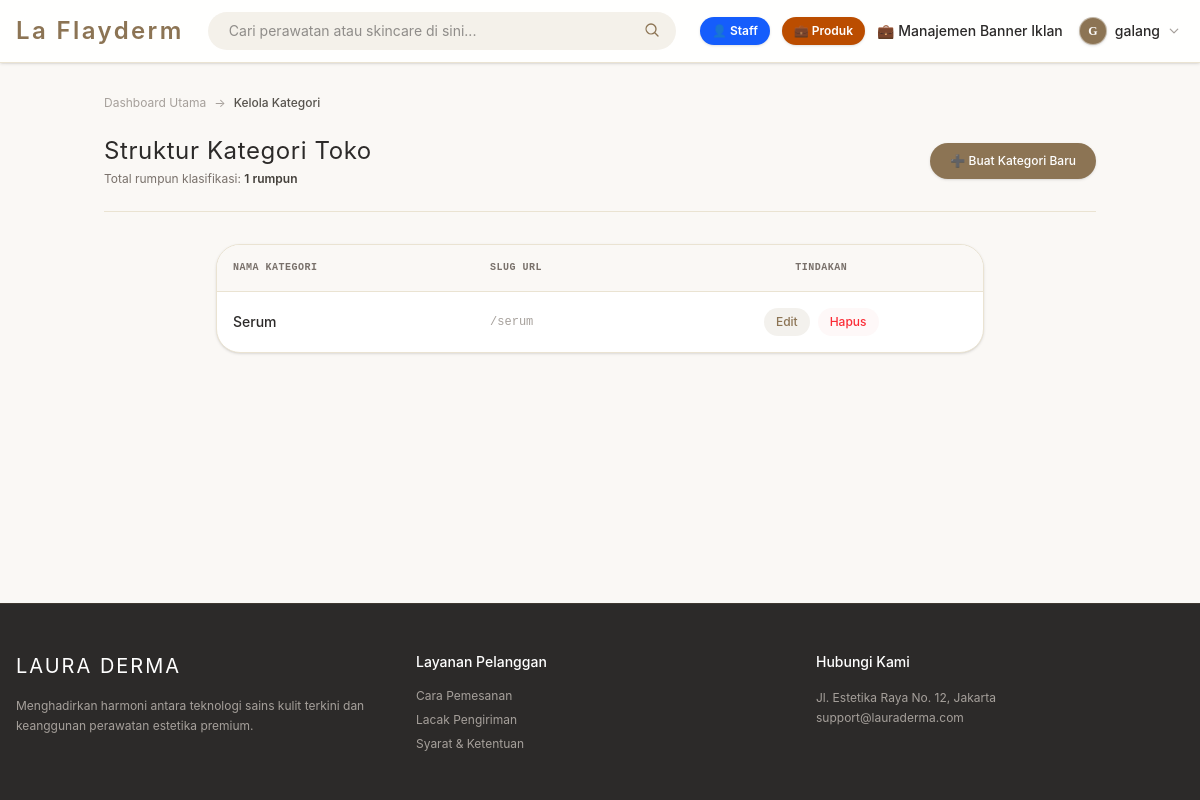
The app's page /dashboard/kategori/ (signed in), older data.
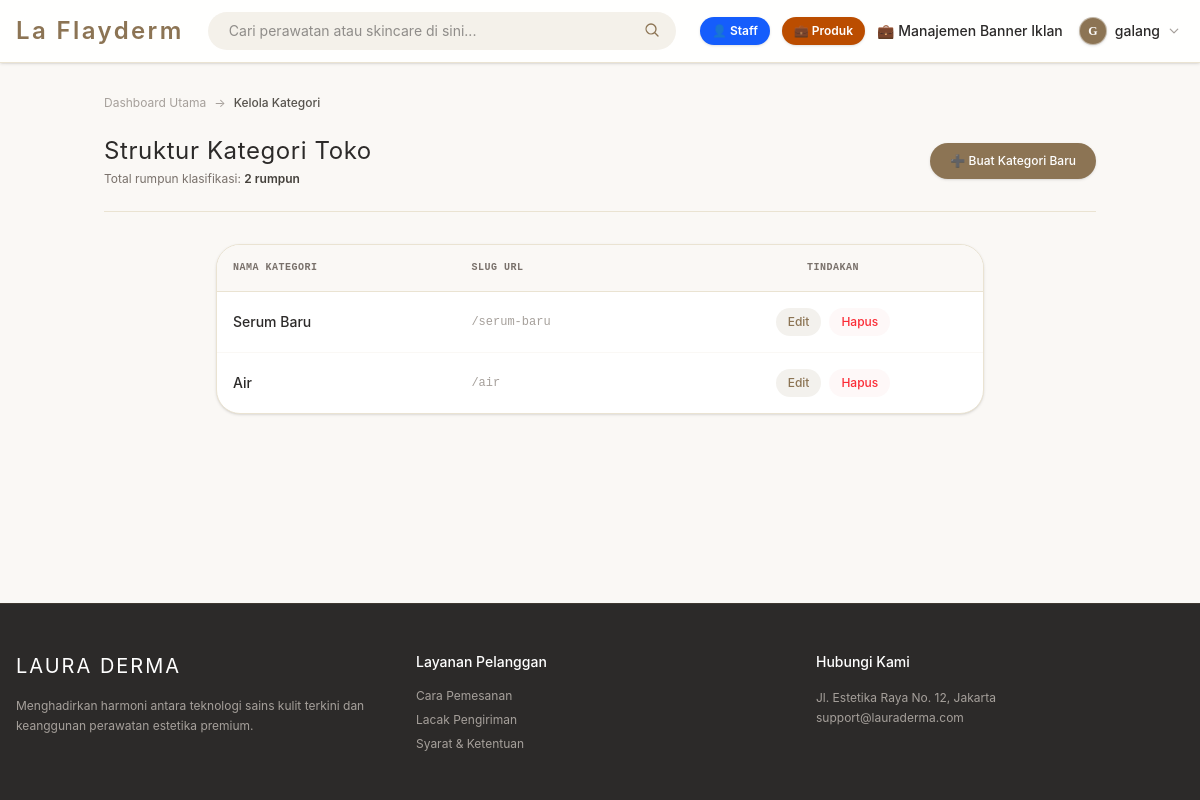
The same page, newer data.
### toko/models.py (models this page shows, shortened)
class Kategori(models.Model):
    nama = models.CharField(max_length=100)
    slug = models.SlugField(unique=True, max_length=150)
    class Meta:
        verbose_name_plural = "Kategori" # Agar di halaman admin tulisannya rapi

### toko/views.py (the view)
# urls.py: path('dashboard/kategori/', kelola_kategori_view, name='kelola_kategori'),
@login_required
def kelola_kategori_view(request):
    if not request.user.is_staff and not request.user.is_superuser:
        return HttpResponseForbidden()
    daftar_kategori = Kategori.objects.all()
    return render(request, 'kelola_kategori.html', {'daftar_kategori': daftar_kategori})

### toko/context_processors.py (called while the page is built)
def wishlist_count(request):
    if request.user.is_authenticated:
        count = Wishlist.objects.filter(user=request.user).count()
    else:
        count = 0
    return {'wish_count': count}

### templates/kelola_kategori.html (shortened to what this page needs)
{% extends 'base.html' %}
{% block content %}
<div class="max-w-5xl mx-auto px-4 py-8">
    <div class="mb-6 flex items-center gap-2 text-xs text-stone-400">
        <a href="{% url 'kelola_produk' %}" class="hover:text-[#8C7454] transition-colors">Dashboard Utama</a>
        <span>&rarr;</span>
        <span class="text-stone-600 font-medium">Kelola Kategori</span>
    </div>
    <div class="flex flex-col md:flex-row md:items-center justify-between gap-4 border-b border-[#EAE3D2] pb-6 mb-8">
        <div>
            <h1 class="text-2xl font-normal serif-font text-[#2C2A29] tracking-wide">Struktur Kategori Toko</h1>
            <p class="text-xs text-stone-500 mt-1">Total rumpun klasifikasi: <span class="font-semibold text-stone-700">{{ daftar_kategori|length }} rumpun</span></p>
        </div>
        <div>
            <button onclick="openKategoriModal()" class="bg-[#8C7454] text-white px-5 py-2.5 rounded-full text-xs font-medium hover:bg-[#735F43] transition-colors shadow-sm cursor-pointer flex items-center gap-1.5">
                ➕ Buat Kategori Baru
            </button>
        </div>
    </div>
    <div class="bg-white rounded-3xl border border-[#EAE3D2] overflow-hidden shadow-sm max-w-3xl mx-auto">
        <div class="overflow-x-auto">
            <table class="w-full text-left border-collapse text-sm">
                <thead>
                    <tr class="bg-[#FAF8F5] text-stone-500 border-b border-[#EAE3D2] uppercase text-[10px] tracking-wider font-mono">
                        <th class="p-4 font-semibold">Nama Kategori</th>
                        <th class="p-4 font-semibold">Slug URL</th>
                        <th class="p-4 font-semibold text-center">Tindakan</th>
                    </tr>
                </thead>
                <tbody class="divide-y divide-[#FAF8F5]">
                    {% for kategori in daftar_kategori %}
                    <tr class="hover:bg-stone-50/40 transition-colors">
                        <td class="p-4 font-medium text-[#2C2A29]">{{ kategori.nama }}</td>
                        <td class="p-4 font-mono text-xs text-stone-400">/{{ kategori.slug }}</td>
                        <td class="p-4 text-center flex items-center justify-center gap-2">
                            <button type="button"
                                    onclick="openEditKategoriModal(this)"
                                    data-id="{{ kategori.id }}"
                                    data-nama="{{ kategori.nama }}"
                                    class="text-[#8C7454] hover:text-white font-medium text-xs bg-[#8C7454]/10 hover:bg-[#8C7454] px-3 py-1.5 rounded-full transition-all cursor-pointer">
                                Edit
                            </button>
                            <a href="{% url 'hapus_kategori' kategori.id %}"
                               onclick="return confirm('Apakah Anda yakin ingin menghapus kategori &quot;{{ kategori.nama }}&quot;? Sistem akan menolak jika masih ada produk yang menggunakan kategori ini.')"
                               class="text-red-500 hover:text-red-700 font-medium text-xs hover:underline bg-red-50/50 hover:bg-red-50 px-3 py-1.5 rounded-full transition-all">
                                Hapus
                            </a>
                        </td>
                    </tr>
                    {% endfor %}
                </tbody>
            </table>
        </div>
    </div>
</div>
{% endblock %}

Row changes from the older to the newer data that the page shows:
changed Kategori: nama "Serum" → "Serum Baru"; slug "serum" → "serum-baru"
added Kategori: nama "Air", slug "air"
Text that changed along with them:
{{ daftar_kategori|length }}: "1" → "2"
